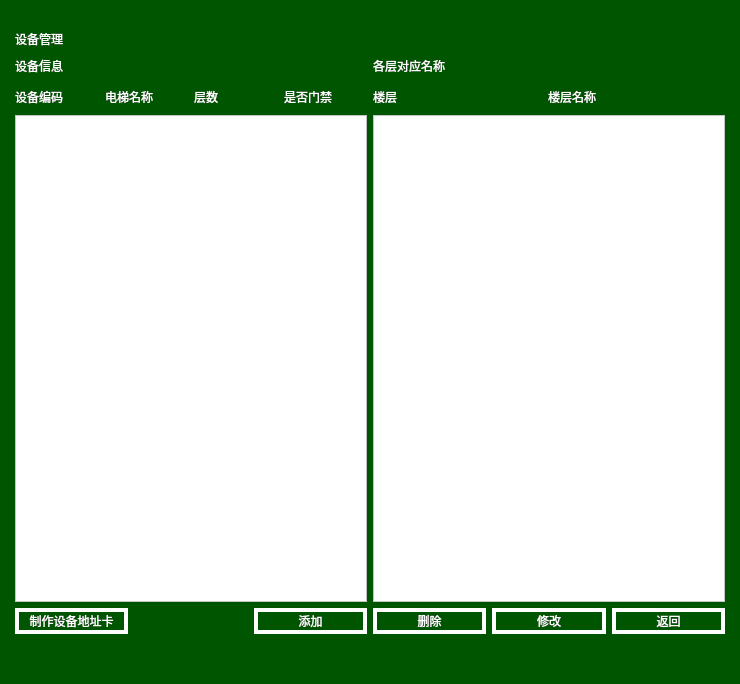
<?xml version="1.0" encoding="UTF-8"?>
<ui version="4.0">
 <class>device_duiyingdelouceng</class>
 <widget class="QWidget" name="device_duiyingdelouceng">
  <property name="geometry">
   <rect>
    <x>0</x>
    <y>0</y>
    <width>740</width>
    <height>684</height>
   </rect>
  </property>
  <property name="windowTitle">
   <string>Form</string>
  </property>
  <property name="styleSheet">
   <string notr="true">QWidget 
{
	background-color: rgb(0, 85, 0);
	color: rgb(255, 255, 255);
}
QLabel
{
 border-style:none;
font: 9pt &quot;微软雅黑&quot;;

}

QPushButton:hover
{
border-style:solid;
font: 9pt &quot;微软雅黑&quot;;
border-width:4px;
background-color: rgb(255, 170, 127);
color: rgba(255, 255, 255, 255);
}

QPushButton:!hover
{
border-style:solid;
font: 9pt &quot;微软雅黑&quot;;
border-width:4px;
background-color:rgb(0, 85, 0);
color: rgba(255, 255, 255, 255);
}

QTabBar:tab:selected
{
	font: 9pt &quot;微软雅黑&quot;;
	background-color: rgb(255, 170, 127);
}
QTabBar:tab:!selected
{
	font: 9pt &quot;微软雅黑&quot;;
	background-color: rgb(0, 85, 0);
}
QLineEdit
{
	color: rgb(0, 0, 0);
	background-color: rgb(255, 255, 255);
}
QTableWidget
{
	
	background-color: rgb(0, 85, 0);

}

QListWidget
{
	
	color: rgb(0, 0, 0);
	background-color: rgb(255, 255, 255);

}
QListWidget::item
{
	color: rgb(0, 0, 0);
	
	border-style:none;
	font: 9pt &quot;微软雅黑&quot;;
	
	border-bottom-style:solid;
	border-bottom-width:4px;
	border-bottom-color:rgb(0, 85, 0);
	background-color: rgb(255, 255, 255);

}
QListWidget::item:hover
{
	color: rgb(0, 0, 0);
	
	background-color: rgb(85, 255, 255);
}
QListWidget::item:!hover
{
	color: rgb(0, 0, 0);
	background-color: rgb(255, 255, 255);
}

QListWidget::item:selected
{
	color: rgb(0, 0, 0);
	background-color: rgb(255, 0, 0);
}
/*
QListWidget::item:!selected
{
	color: rgb(0, 0, 0);
	background-color: rgb(255, 255, 255);
}*/




QComboBox
{
	background-color: rgb(255, 255, 255);
	
	color: rgb(0, 0, 0);
}
QComboBox::drop-down
{
 	width:47px;
	border-image: url(:/arrow_down.png);	
}
QCheckBox
{
	font: 9pt &quot;微软雅黑&quot;;

}

QMenuBar
{
	background-color:transparent;

}

QMenuBar::item
{
	background-color: rgb(0, 85, 0);
}
QMenuBar::item:selected
{
	background-color: rgb(255, 170, 0);
}
QMenuBar::item:!selected
{
	
	background-color: rgb(0, 85, 0);
}</string>
  </property>
  <layout class="QVBoxLayout" name="verticalLayout" stretch="0,10,0">
   <property name="leftMargin">
    <number>15</number>
   </property>
   <property name="topMargin">
    <number>30</number>
   </property>
   <property name="rightMargin">
    <number>15</number>
   </property>
   <property name="bottomMargin">
    <number>50</number>
   </property>
   <item>
    <widget class="QLabel" name="label_3">
     <property name="styleSheet">
      <string notr="true">#label_3
{

	font: 10pt &quot;微软雅黑&quot;;
}
</string>
     </property>
     <property name="text">
      <string>设备管理</string>
     </property>
    </widget>
   </item>
   <item>
    <layout class="QHBoxLayout" name="horizontalLayout" stretch="1,1">
     <property name="rightMargin">
      <number>0</number>
     </property>
     <item>
      <layout class="QVBoxLayout" name="VLAYoutlistwidget" stretch="1,1,20">
       <item>
        <widget class="QLabel" name="b">
         <property name="sizePolicy">
          <sizepolicy hsizetype="Expanding" vsizetype="Preferred">
           <horstretch>0</horstretch>
           <verstretch>0</verstretch>
          </sizepolicy>
         </property>
         <property name="minimumSize">
          <size>
           <width>350</width>
           <height>0</height>
          </size>
         </property>
         <property name="text">
          <string>设备信息</string>
         </property>
        </widget>
       </item>
       <item>
        <layout class="QHBoxLayout" name="a">
         <item>
          <widget class="QLabel" name="label_5">
           <property name="text">
            <string>设备编码</string>
           </property>
          </widget>
         </item>
         <item>
          <widget class="QLabel" name="label_6">
           <property name="text">
            <string>电梯名称</string>
           </property>
          </widget>
         </item>
         <item>
          <widget class="QLabel" name="label_8">
           <property name="text">
            <string>层数</string>
           </property>
          </widget>
         </item>
         <item>
          <widget class="QLabel" name="label_7">
           <property name="text">
            <string>是否门禁</string>
           </property>
          </widget>
         </item>
        </layout>
       </item>
       <item>
        <widget class="QListWidget" name="listWidget">
         <property name="minimumSize">
          <size>
           <width>350</width>
           <height>0</height>
          </size>
         </property>
        </widget>
       </item>
      </layout>
     </item>
     <item>
      <layout class="QVBoxLayout" name="verticalLayout_3" stretch="1,1,20">
       <item>
        <widget class="QLabel" name="label_2">
         <property name="text">
          <string>各层对应名称</string>
         </property>
        </widget>
       </item>
       <item>
        <widget class="QWidget" name="widget" native="true">
         <layout class="QHBoxLayout" name="horizontalLayout_4">
          <property name="leftMargin">
           <number>0</number>
          </property>
          <property name="topMargin">
           <number>0</number>
          </property>
          <property name="bottomMargin">
           <number>0</number>
          </property>
          <item>
           <widget class="QLabel" name="label_9">
            <property name="text">
             <string>楼层</string>
            </property>
           </widget>
          </item>
          <item>
           <widget class="QLabel" name="label">
            <property name="text">
             <string>楼层名称</string>
            </property>
           </widget>
          </item>
         </layout>
        </widget>
       </item>
       <item>
        <widget class="QListWidget" name="listWidget_haha"/>
       </item>
      </layout>
     </item>
    </layout>
   </item>
   <item>
    <layout class="QHBoxLayout" name="horizontalLayout_3">
     <item>
      <widget class="QPushButton" name="pushButton_3">
       <property name="text">
        <string>制作设备地址卡</string>
       </property>
      </widget>
     </item>
     <item>
      <widget class="QLabel" name="label_4">
       <property name="text">
        <string/>
       </property>
      </widget>
     </item>
     <item>
      <widget class="QPushButton" name="pushButton_5">
       <property name="text">
        <string>添加</string>
       </property>
      </widget>
     </item>
     <item>
      <widget class="QPushButton" name="pushButton_6">
       <property name="text">
        <string>删除</string>
       </property>
      </widget>
     </item>
     <item>
      <widget class="QPushButton" name="pushButton_4">
       <property name="text">
        <string>修改</string>
       </property>
      </widget>
     </item>
     <item>
      <widget class="QPushButton" name="pushButton_2">
       <property name="text">
        <string>返回</string>
       </property>
      </widget>
     </item>
    </layout>
   </item>
  </layout>
 </widget>
 <resources/>
 <connections/>
</ui>
